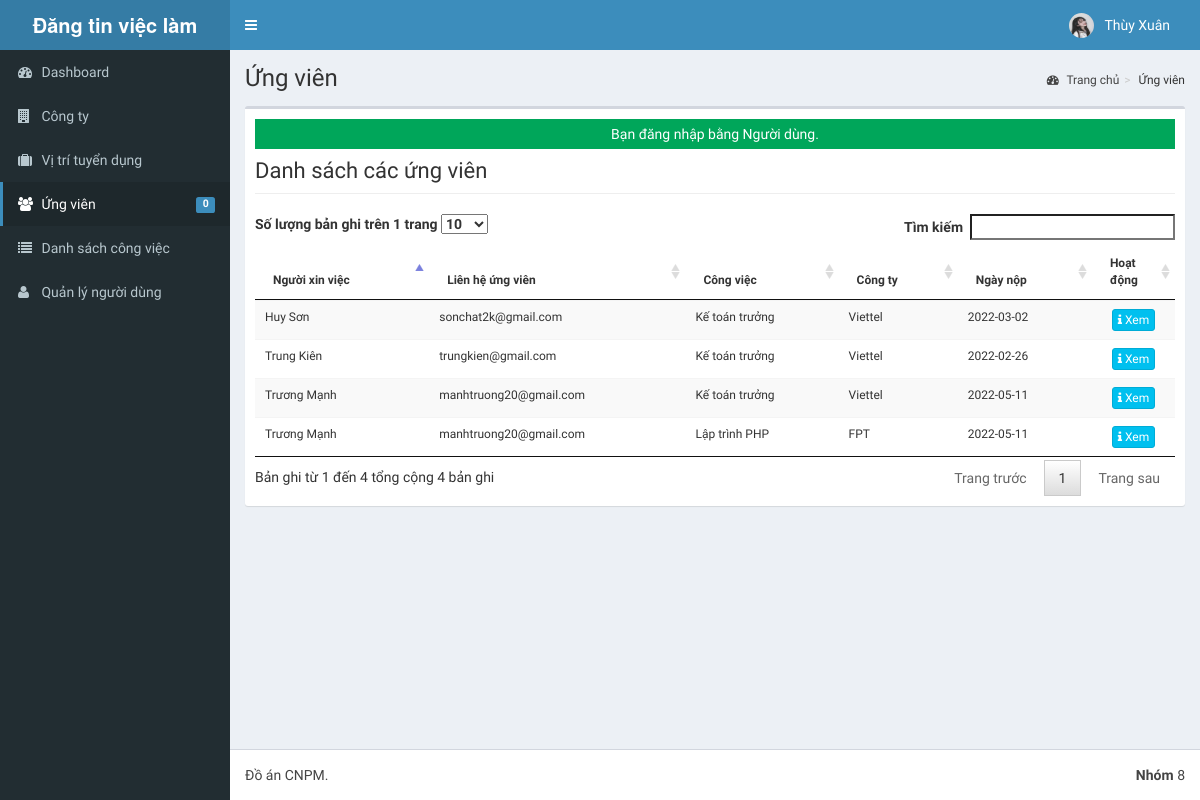
The page /admin/applicants/index.php (signed in) on the database its author committed.
### tables this page shows
CREATE TABLE `tblusers` (
  `USERID` varchar(30) NOT NULL,
  `FULLNAME` varchar(40) NOT NULL,
  `USERNAME` varchar(90) NOT NULL,
  `PASS` varchar(90) NOT NULL,
  `ROLE` varchar(30) NOT NULL,
  `PICLOCATION` varchar(255) NOT NULL
);

CREATE TABLE `tbljobregistration` (
  `REGISTRATIONID` int(11) NOT NULL,
  `COMPANYID` int(11) NOT NULL,
  `JOBID` int(11) NOT NULL,
  `APPLICANTID` int(11) NOT NULL,
  `APPLICANT` varchar(90) NOT NULL,
  `REGISTRATIONDATE` date NOT NULL,
  `REMARKS` varchar(255) NOT NULL DEFAULT 'Pending',
  `FILEID` varchar(30) DEFAULT NULL,
  `PENDINGAPPLICATION` tinyint(1) NOT NULL DEFAULT 1,
  `HVIEW` tinyint(1) NOT NULL DEFAULT 1,
  `DATETIMEAPPROVED` datetime NOT NULL
);

CREATE TABLE `tblapplicants` (
  `APPLICANTID` int(11) NOT NULL,
  `FNAME` varchar(90) NOT NULL,
  `LNAME` varchar(90) NOT NULL,
  `MNAME` varchar(90) NOT NULL,
  `ADDRESS` varchar(255) NOT NULL,
  `SEX` varchar(11) NOT NULL,
  `CIVILSTATUS` varchar(30) NOT NULL,
  `BIRTHDATE` date NOT NULL,
  `BIRTHPLACE` varchar(255) NOT NULL,
  `AGE` int(2) NOT NULL,
  `USERNAME` varchar(90) NOT NULL,
  `PASS` varchar(90) NOT NULL,
  `EMAILADDRESS` varchar(90) NOT NULL,
  `CONTACTNO` varchar(90) NOT NULL,
  `DEGREE` text NOT NULL,
  `APPLICANTPHOTO` varchar(255) NOT NULL,
  `NATIONALID` varchar(255) NOT NULL
);

CREATE TABLE `tbljob` (
  `JOBID` int(11) NOT NULL,
  `COMPANYID` int(11) NOT NULL,
  `CATEGORY` varchar(250) NOT NULL,
  `OCCUPATIONTITLE` varchar(90) NOT NULL,
  `REQ_NO_EMPLOYEES` int(11) NOT NULL,
  `SALARIES` int(11) NOT NULL,
  `DURATION_EMPLOYEMENT` varchar(90) NOT NULL,
  `QUALIFICATION_WORKEXPERIENCE` text NOT NULL,
  `JOBDESCRIPTION` text NOT NULL,
  `PREFEREDSEX` varchar(30) NOT NULL,
  `SECTOR_VACANCY` text NOT NULL,
  `JOBSTATUS` varchar(90) NOT NULL,
  `DATEPOSTED` datetime NOT NULL
);

CREATE TABLE `tblcompany` (
  `COMPANYID` int(11) NOT NULL,
  `COMPANYNAME` varchar(90) NOT NULL,
  `COMPANYADDRESS` varchar(90) NOT NULL,
  `COMPANYCONTACTNO` varchar(30) NOT NULL,
  `COMPANYSTATUS` varchar(90) NOT NULL,
  `COMPANYMISSION` text NOT NULL
);

### admin/applicants/index.php (called while the page is built, shortened)
<?php
require_once("../../include/initialize.php");
$title="Ứng viên";
require_once ("../theme/templates.php");
?>

### include/database.php (called while the page is built, shortened)
<?php
class Database {
	var $sql_string = '';
	private $conn;
	public function open_connection() {
		$this->conn = mysqli_connect(server,user,pass);
		if(!$this->conn){
			echo "Sự cố trong kết nối cơ sở dữ liệu! Liên hệ với quản trị viên!";
			exit();
		}else{
			$db_select = mysqli_select_db($this->conn,database_name);
		}
	}
	function setQuery($sql='') {
		$this->sql_string=$sql;
	}
	function executeQuery() {
		$result = mysqli_query($this->conn,$this->sql_string);
		return $result;
	}
	private function confirm_query($result) {
		return $result;
	}
	function loadResultList( $key='' ) {
		$cur = $this->executeQuery();
		$array = array();
		while ($row = mysqli_fetch_object($cur)) {
			if ($key) {
				$array[$row->$key] = $row;
			} else {
				$array[] = $row;
			}
		}
		return $array;
	}
	function loadSingleResult() {
		$cur = $this->executeQuery();
		while ($row = mysqli_fetch_object($cur)) {
		return $data = $row;
		}
	}
}
$mydb = new Database();
?>

### include/accounts.php (called while the page is built, shortened)
<?php
require_once(LIB_PATH.DS.'database.php');
class User {
	protected static  $tblname = "tblusers";
	function single_user($id=""){
			global $mydb;
			$mydb->setQuery("SELECT * FROM ".self::$tblname."
				Where USERID= '{$id}' LIMIT 1");
			$cur = $mydb->loadSingleResult();
			return $cur;
	}
	}
?>

### include/function.php (called while the page is built, shortened)
<?php
function currentpage(){
		$this_page = $_SERVER['SCRIPT_NAME'];
	    $bits = explode('/',$this_page);
		 return $bits[3];
	}
		?>

### admin/applicants/list.php (the view, shortened to what this page needs)
<div class="row">
    <div class="col-lg-12">
        <h1 class="page-header">Danh sách các ứng viên</h1>
    </div>
</div>
<form class="wow fadeInDownaction" action="controller.php?action=delete" Method="POST">
	<table id="dash-table" class="table table-striped  table-hover table-responsive" style="font-size:12px" cellspacing="0">
		<thead>
			<tr>
				<th>Người xin việc</th>
				<th>Liên hệ ứng viên</th>
				<th>Công việc</th>
				<th>Công ty</th>
				<th>Ngày nộp</th>
				<th width="9%" >Hoạt động</th>
			</tr>
		</thead>
		<tbody>
			<?php
				$mydb->setQuery("SELECT * FROM `tblcompany` c  , `tbljobregistration` j, `tbljob` j2, `tblapplicants` a WHERE c.`COMPANYID`=j.`COMPANYID` AND  j.`JOBID`=j2.`JOBID` AND j.`APPLICANTID`=a.`APPLICANTID` ");
				$cur = $mydb->loadResultList();
				foreach ($cur as $result) {
					echo '<tr>';
					echo '<td>'. $result->APPLICANT.'</td>';
					echo '<td>'. $result->EMAILADDRESS.'</td>';
					echo '<td>'. $result->OCCUPATIONTITLE.'</a></td>';
					echo '<td >'. $result->COMPANYNAME.'</a></td>';
					echo '<td>'. $result->REGISTRATIONDATE.'</td>';
					echo '<td align="center" >
					  			<a title="Xem" href="index.php?view=view&id='.$result->REGISTRATIONID.'" class="btn btn-info btn-xs  ">
					  				<span class="fa fa-info fw-fa"></span> Xem
								</a>
							</td>';
					echo '</tr>';
				}
			?>
		</tbody>
	</table>
</form>

### admin/theme/templates.php (shortened to what this page needs)
<!DOCTYPE html>
<html>
<head>
  <link rel="stylesheet" href="<?php echo web_root;?>bootstrap/css/bootstrap.min.css">
  <link rel="stylesheet" href="<?php echo web_root;?>plugins/font-awesome/css/font-awesome.min.css">
  <link rel="stylesheet" href="<?php echo web_root;?>dist/css/AdminLTE.min.css">
  <link rel="stylesheet" href="<?php echo web_root;?>dist/css/skins/_all-skins.min.css">
  <link rel="stylesheet" href="<?php echo web_root;?>plugins/iCheck/flat/blue.css">
  <link rel="stylesheet" href="<?php echo web_root;?>plugins/morris/morris.css">
  <link rel="stylesheet" href="<?php echo web_root;?>plugins/jvectormap/jquery-jvectormap-1.2.2.css">
  <link href="<?php echo web_root; ?>plugins/datepicker/bootstrap-datetimepicker.min.css" rel="stylesheet" media="screen">
  <link rel="stylesheet" href="<?php echo web_root;?>plugins/dataTables/jquery.dataTables.min.css">
  <link rel="stylesheet" href="<?php echo web_root;?>plugins/bootstrap-wysihtml5/bootstrap3-wysihtml5.min.css">
</head>
<body class="hold-transition skin-blue fixed sidebar-mini">
  <div class="wrapper">
    <header class="main-header">
      <a href="<?php echo web_root;?>/admin/" class="logo">
        <span class="logo-lg"><b>Đăng tin việc làm</b></span>
      </a>
      <nav class="navbar navbar-static-top" role="navigation">
        <a href="#" class="sidebar-toggle" data-toggle="offcanvas" role="button">
        </a>
        <div class="navbar-custom-menu">
          <ul class="nav navbar-nav">
            <?php
              $user = New User();
              $singleuser = $user->single_user($_SESSION['ADMIN_USERID']);
            ?>
          <li class="dropdown user user-menu" style="padding-right: 15px;"  >
            <a href="#" class="dropdown-toggle" data-toggle="dropdown">
              <img src="<?php echo web_root.'admin/user/'. $singleuser->PICLOCATION;?>" class="user-image" alt="User Image">
              <span class="hidden-xs"><?php echo $singleuser->FULLNAME; ?></span>
            </a>
          </li>
          </ul>
        </div>
      </nav>
    </header>
  <aside class="main-sidebar">
    <section class="sidebar">
      <ul class="sidebar-menu">
        <li  class="<?php echo (currentpage() == 'index.php') ? "active" : false;?>" >
          <a href="<?php echo web_root ;?>admin/">
            <i class="fa fa-dashboard"></i> <span>Dashboard</span>
          </a>
        </li>
        <li class="<?php echo (currentpage() == 'company') ? "active" : false;?>" >
          <a href="<?php echo web_root ;?>admin/company/">
            <i class="fa fa-building"></i> <span>Công ty</span>
          </a>
        </li>
        <li class="<?php echo (currentpage() == 'vacancy') ? "active" : false;?>" >
          <a href="<?php echo web_root ;?>admin/vacancy/">
            <i class="fa fa-suitcase"></i> <span>Vị trí tuyển dụng</span>
          </a>
        </li>
        <li class="<?php echo (currentpage() == 'applicants') ? "active" : false;?>" >
          <a href="<?php echo web_root ;?>admin/applicants/">
            <i class="fa fa-users"></i> <span>Ứng viên</span>
            <span class="label label-primary pull-right">
              <?php
                $sql = "SELECT count(*) as 'APPL' FROM `tbljobregistration` WHERE `PENDINGAPPLICATION`=1";
                $mydb->setQuery($sql);
                $pending = $mydb->loadSingleResult();
                echo $pending->APPL;
              ?>
            </span>
          </a>
        </li>
        <li class="<?php echo (currentpage() == 'category') ? "active" : false;?>" >
          <a href="<?php echo web_root ;?>admin/category/">
            <i class="fa fa-list"></i>
            <span>Danh sách công việc</span>
          </a>
        </li>
        <li class="<?php echo (currentpage() == 'user') ? "active" : false;?>">
          <a href="<?php echo web_root; ?>admin/user/">
            <i class="fa fa-user"></i>
            <span>Quản lý người dùng</span>
          </a>
        </li>
      </ul>
    </section>
  </aside>
  <div class="content-wrapper">
  <section class="content-header">
      <h1>
        <?php echo isset($title) ? $title : ''; ?>
      </h1>
      <ol class="breadcrumb">
        <?php
          if ($title!='Home') {
            $active_title = '';
            if (isset($_GET['view'])) {
              $active_title = '<li class='.$active_title.'><a href="index.php">'.$title.'</a></li>';
            }else{
              $active_title = '<li class='.$active_title.'>'.$title.'</li>';
            }
            echo '<li><a href='.web_root.'admin/><i class="fa fa-dashboard"></i> Trang chủ</a></li>';
            echo  $active_title;
          }
        ?>
      </ol>
    </section>
         <section class="content">
          <div class="row">
            <div class="col-xs-12">
              <div class="box">
                <div class="box-body">
              <?php
               check_message();
               require_once $content;
               ?>
             </div>
             </div>
           </div>
         </div>
         </section>
 </div>
  <footer class="main-footer">
    <div class="pull-right hidden-xs">
      <b>Nhóm</b> 8
    </div>
    <strong></strong> Đồ án CNPM.
  </footer>
</body>
</html>

### include/session.php (shortened to what this page needs)
		<?php
	function check_message(){
		if(isset($_SESSION['message'])){
			if(isset($_SESSION['msgtype'])){
				if ($_SESSION['msgtype']=="info"){
	 				echo  '<div class="alert-info" style="height:30px;text-align:center;padding:5px">'. $_SESSION['message'] . '</div>';
				}elseif($_SESSION['msgtype']=="error"){
					echo  '<div class="alert alert-danger" style="height:30px;text-align:center;padding:5px">' . $_SESSION['message'] . '</div>';
				}elseif($_SESSION['msgtype']=="success"){
					echo  '<div class="alert-success" style="height:30px;text-align:center;padding:5px">' . $_SESSION['message'] . '</div>';
				}
	   		}
		}
	}
?>

### rows shown on the page
tblusers: PICLOCATION (picture), FULLNAME "Thùy Xuân"
tbljobregistration: APPLICANT "Trung Kiên", APPLICANTID.EMAILADDRESS "trungkien@gmail.com", JOBID.OCCUPATIONTITLE "Kế toán trưởng", COMPANYID.COMPANYNAME "Viettel", REGISTRATIONDATE "2022-02-26"
tbljobregistration: APPLICANT "Huy Sơn", APPLICANTID.EMAILADDRESS "sonchat2k@gmail.com", JOBID.OCCUPATIONTITLE "Kế toán trưởng", COMPANYID.COMPANYNAME "Viettel", REGISTRATIONDATE "2022-03-02"
tbljobregistration: APPLICANT "Trương Mạnh", APPLICANTID.EMAILADDRESS "manhtruong20@gmail.com", JOBID.OCCUPATIONTITLE "Kế toán trưởng", COMPANYID.COMPANYNAME "Viettel", REGISTRATIONDATE "2022-05-11"
tbljobregistration: APPLICANT "Trương Mạnh", APPLICANTID.EMAILADDRESS "manhtruong20@gmail.com", JOBID.OCCUPATIONTITLE "Lập trình PHP", COMPANYID.COMPANYNAME "FPT", REGISTRATIONDATE "2022-05-11"

### other values the page prints
$pending->APPL "0"
$title "Ứng viên"
$_SESSION['message'] "Bạn đăng nhập bằng Người dùng."
